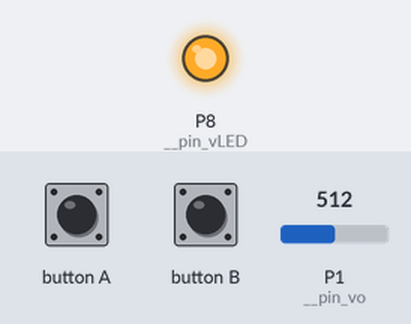
Simulated run of this program. Board: BBC micro:bit running MicroPython. Shown: output pins drawn as LEDs (lit = HIGH). Inputs (shaded band) come from the test bench; at power-on: P1 (__pin_vo) = 512 (analog values on the 0–1023 scale). What the program prints to the serial console is not drawn.

Above: at 0.1 s.
Timing chart, 0 to 1.6 s (numbered marks = the images above):
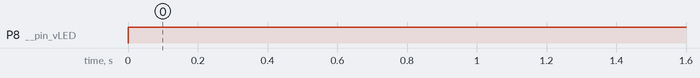

Measured:
- by itself, P8 (__pin_vLED): LOW → HIGH at 0.00 s

The program:

dust.py
```python
from microbit import *
from enum import *
import utime
import time

class DUST(object):
    """基本描述

    灰尘传感器库

    Args:
        RJ_pin (pin): 连接端口

    Returns:
        __dust: 灰尘值 ug/m3
    """

    def __init__(self, RJ_pin):
        if RJ_pin == J1:
            self.__pin_vo = pin1
            self.__pin_vLED = pin8
        elif RJ_pin == J2:
            self.__pin_vo = pin2
            self.__pin_vLED = pin12

    def get_dust(self):
        """基本描述

        读取灰尘值

        Returns:
            __dust:灰尘值 ug/m3
        """
        __voltage = 0
        __dust = 0
        self.__pin_vLED.write_digital(0)
        utime.sleep_us(160)
        __voltage = self.__pin_vo.read_analog() * 6.5
        utime.sleep_us(100)
        self.__pin_vLED.write_digital(1)
        __voltage = ((__voltage - 0) * 3100) / (1023 - 0) + 0
        __dust = (__voltage - 380) * 5 / 29
        if __dust < 0:
            __dust = 0
        return __dust


if __name__ == "__main__":
    dis = DUST(J1)
    while 1:
        print(dis.get_dust())
        sleep(500)
```

enum.py
```python
from microbit import *

J1 = pin8
J2 = pin12
J3 = pin14
J4 = pin16
```
